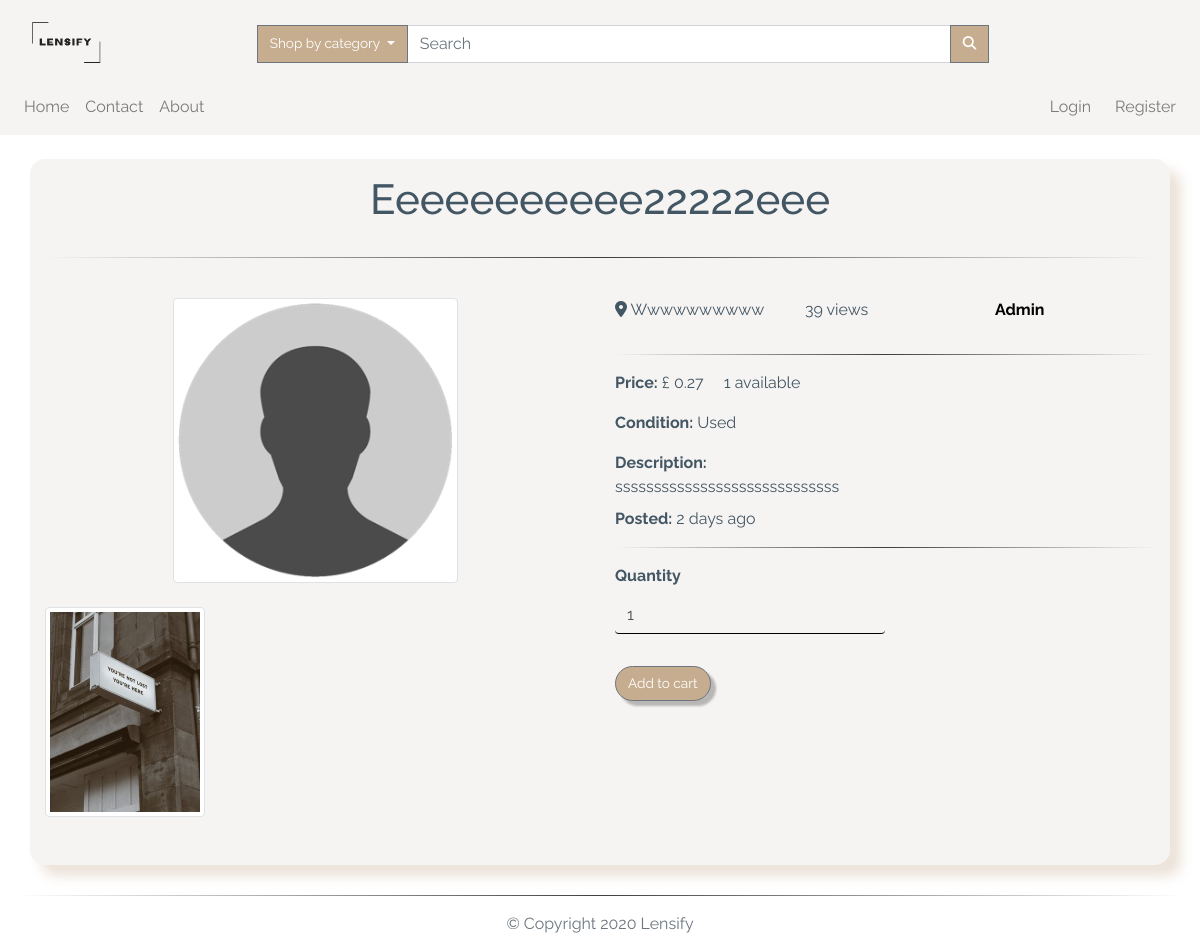
/item/22, run on an earlier commit of the app's database.
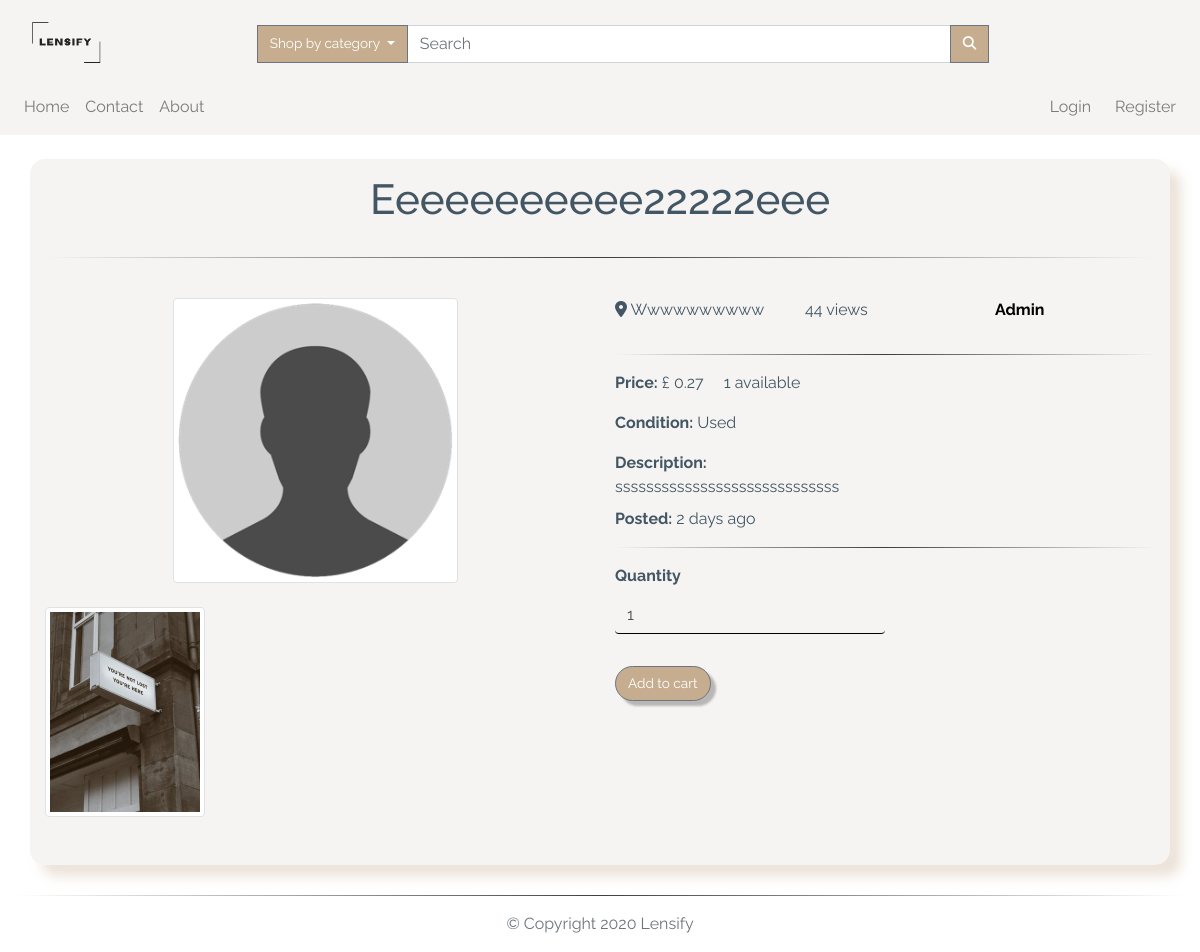
And on a later commit of the database.
### app/models.py (models this page shows, shortened)
class TimestampMixin(object):
    created_at = db.Column(db.DateTime, nullable=False,
                           default=datetime.utcnow)
    updated_at = db.Column(db.DateTime, onupdate=datetime.utcnow)

class ItemForSale(db.Model, TimestampMixin):
    __tablename__ = "for_sale"
    id = db.Column(db.Integer, primary_key=True)
    title = db.Column(db.String(100), nullable=False)
    description = db.Column(db.Text, nullable=False)
    quantity = db.Column(db.Integer, nullable=False, default=1)
    condition = db.Column(db.String(50), nullable=False)
    item_city = db.Column(db.String(50), nullable=False)
    price = db.Column(db.Float, nullable=False)
    item_views = db.Column(db.Integer, default=0)
    image_file = db.Column(Json(128), nullable=False,
                           default=['item.jpg'])
    sold = db.Column(db.Boolean, default=False)
    seller_id = db.Column(db.Integer, db.ForeignKey("users.id"))
    category_id = db.Column(db.Integer, db.ForeignKey("categories.id"))

### app/routes.py (the view, shortened to what this page needs)
@app.route("/item/<item_id>", methods=["GET", "POST"])
def item(item_id):
    form = AddToCartForm()
    item = ItemForSale.query.filter_by(id=item_id).first_or_404()
    item.item_views += 1
    db.session.commit()
    return render_template("item_details.html", title="Item Details", item=item, form=form)

### app/forms.py
class AddToCartForm(FlaskForm):
    quantity = h5fields.IntegerField(
        "Quantity", default=1, widget=h5widgets.NumberInput(min=1, max=100, step=1), validators=[DataRequired(message="Please only insert numerical values")])
    submit = SubmitField('Add to cart')

### app/models.py (called while the page is built)
    def process_result_value(self, value, dialect):
        return json.loads(value)

### app/routes.py (called while the page is built)
@app.before_request
def before_request():
    if current_user.is_authenticated:
        current_user.updated_at = datetime.utcnow()
        db.session.commit()

@app.context_processor
def inject_categories():
    categories = Category.query.join(
        ItemForSale, (Category.id == ItemForSale.category_id)).all()
    return dict(categories=categories)

### app/templates/item_details.html (shortened to what this page needs)
{% extends "layout.html" %}
{% import "bootstrap/wtf.html" as wtf %}
{% block app_content %}
<div class="container custom-bg my-4">
  <div class="row justify-content-center">
    <h1 class="col-12 text-center my-3">
      {{ item.title.capitalize() }}
    </h1>
  </div>
  <hr>
  <div class="row justify-content-center">
    <div class="col-12 col-sm-6 my-4" aria-labelledby="item-picture">
      <div class="row justify-content-center">
        <img class="img-fluid w-50 thumb img-thumbnail" id="largeImage"
          src="{{url_for('static', filename='img/items/' + item.image_file[0])}}" alt="{{item.title}}">
      </div>
      <div class="row my-4 thumbnails">
        {% if item.image_file[1] in item.image_file %}
        <div class="col-4">
          <img class="img-fluid thumb img-thumbnail"
            src="{{url_for('static', filename='img/items/' + item.image_file[1])}}" alt="{{item.title}}">
        </div>
        {%endif%}
      </div>
    </div>
    <div class="col-12 col-sm-6 my-4">
      <div class="row text-break">
        <p class="text-capitalize col-md-4">
          <i class="fas fa-map-marker-alt"></i> {{item.item_city }}
        </p>
        <p class="col-md-4">
          {{item.item_views}} views
        </p>
        <p class="col-md-4">
          <a href="{{url_for('user', username=item.seller.username)}}" class="text-capitalize" alt="{{item.title}}">
            <strong>{{ item.seller.username }} </strong>
          </a>
        </p>
      </div>
      <hr>
      <div class="row text-break">
        <div class="col-12">
          <p>
            <strong>Price:</strong> £ {{ item.price }} <span class="ml-3">{{item.quantity}} available</span>
          </p>
          <p>
            <strong>Condition:</strong> {{ item.condition }}
          </p>
          <p class="my-2">
            <strong>Description:</strong><span class="d-block">{{ item.description }}</span>
          </p>
          <p class="my-2">
            <strong>Posted:</strong> {{ moment(item.created_at).fromNow() }}
          </p>
          <hr>
          <form action="{{url_for('item', item_id=item.id)}}" method='POST' class="form">
            {{wtf.form_field(form.quantity, class="form-control w-50")}}
            {{wtf.form_field(form.submit, class="mt-3 btn btn-secondary")}}
          </form>
        </div>
      </div>
    </div>
  </div>
</div>
{% endblock app_content %}

What changed in the data, as far as the page shows it:
changed ItemForSale "Eeeeeeeeeee22222eee": item_views "39" → "44"
